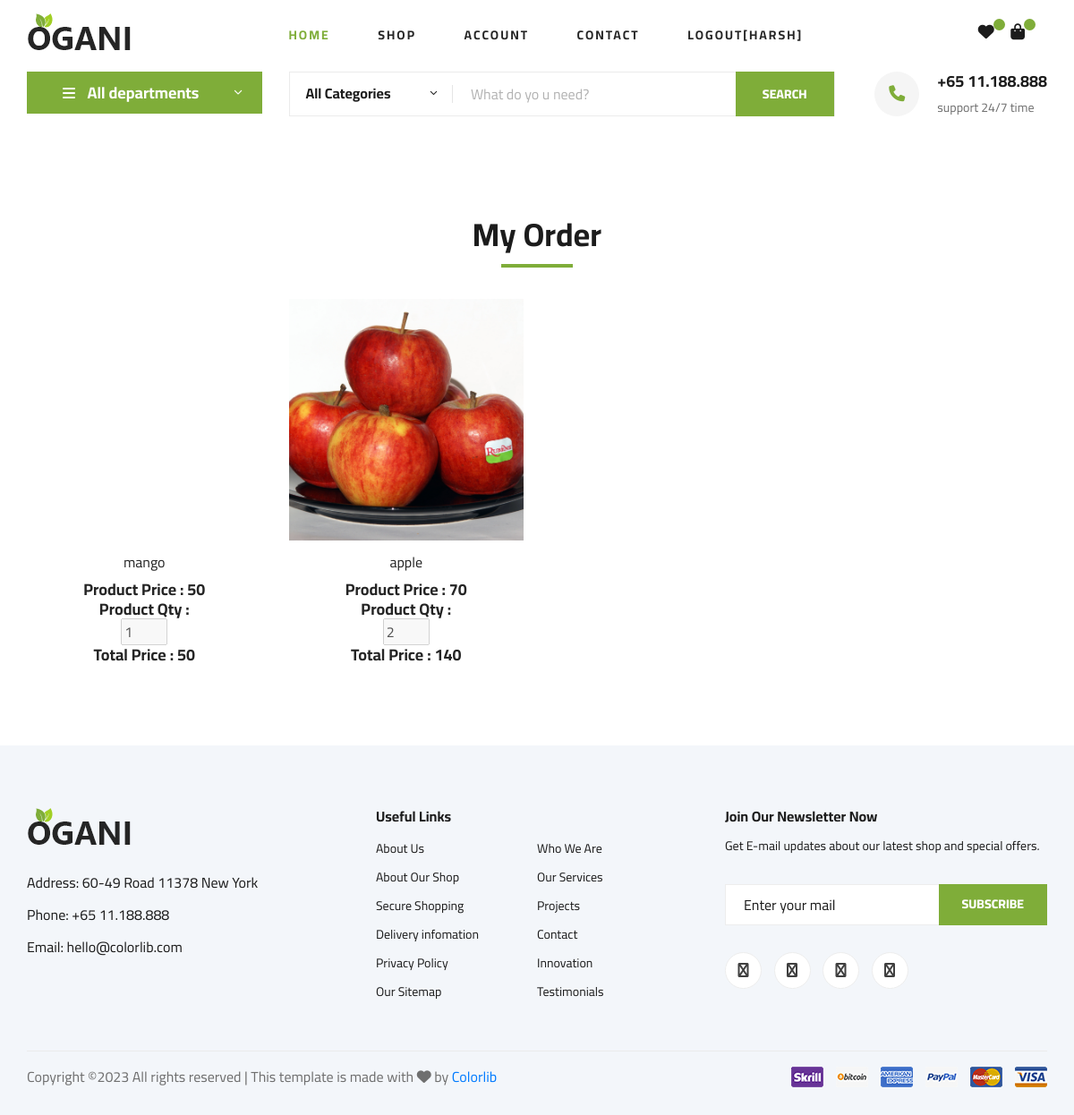
The app's page /myorder/ (signed in) with its own data.
### ecommerce/models.py (models this page shows, shortened)
class User(models.Model):
    fname=models.CharField(max_length=100)
    lname=models.CharField(max_length=100)
    email=models.EmailField()
    mobile=models.PositiveIntegerField()
    address=models.TextField()
    password=models.CharField(max_length=100)
    usertype=models.CharField(max_length=100,default="buyer")

class Cart(models.Model):
    user=models.ForeignKey(User,on_delete=models.CASCADE)
    product=models.ForeignKey(Product,on_delete=models.CASCADE)
    date=models.DateTimeField(default=timezone.now)
    product_qty=models.PositiveIntegerField()
    total_price=models.PositiveIntegerField()
    payment_status=models.BooleanField(default=False)

class Product(models.Model):
    seller=models.ForeignKey(User,on_delete=models.CASCADE)
    product_name=models.CharField(max_length=100)
    product_price=models.PositiveIntegerField()
    product_desc=models.TextField()
    product_image=models.ImageField(upload_to="product_image/")

### ecommerce/views.py (the view)
# urls.py: path('myorder/',views.myorder,name="myorder"),
def myorder(request):
	user=User.objects.get(email=request.session['email'])
	carts=Cart.objects.filter(user=user,payment_status=True)
	return render(request,'myorder.html',{'carts':carts})

### ecommerce/templates/myorder.html (shortened to what this page needs)
{% extends 'header.html' %}
{% load static %}
{% block content %}
<!DOCTYPE html>
<html lang="zxx">
<head>
</head>
<body>
    <section class="featured spad">
        <div class="container">
            <div class="row">
                <div class="col-lg-12">
                    <div class="section-title">
                        <h2>My Order</h2>
                    </div>
                </div>
            </div>
            <div class="row featured__filter">
                {% for i in carts %}
                <div class="col-lg-3 col-md-4 col-sm-6 mix oranges fresh-meat">
                    <div class="featured__item">
                        <div class="featured__item__pic set-bg" data-setbg="{{i.product.product_image.url}}">
                        </div>
                        <div class="featured__item__text">
                            <h6><a href="#">{{i.product.product_name}}</a></h6>
                            <h5>Product Price : {{i.product.product_price}}</h5>
                            <h5>Product Qty : </h5>
                            <form name="change_qty" method="post" action="{% url 'change-qty' %}">
                                <input type="number" name="product_qty" min="1" max="10" value="{{i.product_qty}}" onchange="this.form.submit();" disabled>
                            </form>
                            <h5>Total Price : {{i.total_price}}</h5>
                        </div>
                    </div>
                </div>
               {% endfor %}
            </div>
        </div>
    </section>
</body>
</html>
{% endblock %}

### ecommerce/templates/header.html (shortened to what this page needs)
{% load static %}
<!DOCTYPE html>
<html lang="zxx">
<head>
    <link rel="stylesheet" href="{% static 'css/bootstrap.min.css' %}" type="text/css">
    <link rel="stylesheet" href="{% static 'css/font-awesome.min.css' %}" type="text/css">
    <link rel="stylesheet" href="{% static 'css/elegant-icons.css' %}" type="text/css">
    <link rel="stylesheet" href="{% static 'css/nice-select.css' %}" type="text/css">
    <link rel="stylesheet" href="{% static 'css/jquery-ui.min.css' %}" type="text/css">
    <link rel="stylesheet" href="{% static 'css/owl.carousel.min.css' %}" type="text/css">
    <link rel="stylesheet" href="{% static 'css/slicknav.min.css' %}" type="text/css">
    <link rel="stylesheet" href="{% static 'css/style.css' %}" type="text/css">
    <link rel="stylesheet" href="https://cdnjs.cloudflare.com/ajax/libs/font-awesome/6.4.2/css/all.min.css" />
</head>
<body>
    <header class="header">
        <div class="container">
            <div class="row">
                <div class="col-lg-3">
                    <div class="header__logo">
                        <a href="/"><img src="{% static 'img/logo.png' %}" alt=""></a>
                    </div>
                </div>
                <div class="col-lg-7">
                    <nav class="header__menu">
                        <ul>
                            <li class="active"><a href="/">Home</a></li>
                            <li><a href="{% url 'shop-grid' %}">Shop</a></li>
                            <li><a href="#">Account</a>
                            </li>
                            <li><a href="{% url 'contact' %}">Contact</a></li>
                            {% if request.session.email %}
                                <li><a href="{% url 'logout' %}">Logout[{{request.session.fname}}]</a></li>
                            {% else %}
                                <li><a href="{% url 'signup' %}">Signup</a></li>
                                <li><a href="{% url 'login' %}">Login</a></li>
                            {% endif %}
                        </ul>
                    </nav>
                </div>
                <div class="col-lg-2">
                    <div class="header__cart">
                        <ul>
                            {% if request.session.email %}
                                <li><a href="{% url 'wishlist' %}"><i class="fa fa-heart"></i> <span>{{request.session.wishlist_count}}</span></a></li>
                                <li><a href="{% url 'cart' %}"><i class="fa fa-shopping-bag"></i> <span>{{request.session.cart_count}}</span></a></li>
                            {% endif %}
                        </ul>
                    </div>
                </div>
            </div>
        </div>
    </header>
    <section class="hero hero-normal">
        <div class="container">
            <div class="row">
                <div class="col-lg-3">
                    <div class="hero__categories">
                        <div class="hero__categories__all">
                            <i class="fa fa-bars"></i>
                            <span>All departments</span>
                        </div>
                    </div>
                </div>
                <div class="col-lg-9">
                    <div class="hero__search">
                        <div class="hero__search__form">
                            <form action="#">
                                <div class="hero__search__categories">
                                    All Categories
                                    <span class="arrow_carrot-down"></span>
                                </div>
                                <input type="text" placeholder="What do yo u need?">
                                <button type="submit" class="site-btn">SEARCH</button>
                            </form>
                        </div>
                        <div class="hero__search__phone">
                            <div class="hero__search__phone__icon">
                                <i class="fa fa-phone"></i>
                            </div>
                            <div class="hero__search__phone__text">
                                <h5>+65 11.188.888</h5>
                                <span>support 24/7 time</span>
                            </div>
                        </div>
                    </div>
                </div>
            </div>
        </div>
    </section>
    {% block content %}
    {% endblock %}
    <footer class="footer spad">
        <div class="container">
            <div class="row">
                <div class="col-lg-3 col-md-6 col-sm-6">
                    <div class="footer__about">
                        <div class="footer__about__logo">
                            <a href="./index.html"><img src="{% static 'img/logo.png' %}" alt=""></a>
                        </div>
                        <ul>
                            <li>Address: 60-49 Road 11378 New York</li>
                            <li>Phone: +65 11.188.888</li>
                            <li>Email: hello@colorlib.com</li>
                        </ul>
                    </div>
                </div>
                <div class="col-lg-4 col-md-6 col-sm-6 offset-lg-1">
                    <div class="footer__widget">
                        <h6>Useful Links</h6>
                        <ul>
                            <li><a href="#">About Us</a></li>
                            <li><a href="#">About Our Shop</a></li>
                            <li><a href="#">Secure Shopping</a></li>
                            <li><a href="#">Delivery infomation</a></li>
                            <li><a href="#">Privacy Policy</a></li>
                            <li><a href="#">Our Sitemap</a></li>
                        </ul>
                        <ul>
                            <li><a href="#">Who We Are</a></li>
                            <li><a href="#">Our Services</a></li>
                            <li><a href="#">Projects</a></li>
                            <li><a href="#">Contact</a></li>
                            <li><a href="#">Innovation</a></li>
                            <li><a href="#">Testimonials</a></li>
                        </ul>
                    </div>
                </div>
                <div class="col-lg-4 col-md-12">
                    <div class="footer__widget">
                        <h6>Join Our Newsletter Now</h6>
                        <p>Get E-mail updates about our latest shop and special offers.</p>
                        <form action="#">
                            <input type="text" placeholder="Enter your mail">
                            <button type="submit" class="site-btn">Subscribe</button>
                        </form>
                        <div class="footer__widget__social">
                            <a href="#"><i class="fa fa-facebook"></i></a>
                            <a href="#"><i class="fa fa-instagram"></i></a>
                            <a href="#"><i class="fa fa-twitter"></i></a>
                            <a href="#"><i class="fa fa-pinterest"></i></a>
                        </div>
                    </div>
                </div>
            </div>
            <div class="row">
                <div class="col-lg-12">
                    <div class="footer__copyright">
                        <div class="footer__copyright__text"><p>
  Copyright &copy;<script>document.write(new Date().getFullYear());</script> All rights reserved | This template is made with <i class="fa fa-heart" aria-hidden="true"></i> by <a href="https://colorlib.com" target="_blank">Colorlib</a>
  </p></div>
                        <div class="footer__copyright__payment"><img src="{% static 'img/payment-item.png' %}" alt=""></div>
                    </div>
                </div>
            </div>
        </div>
    </footer>
</body>
</html>

### records on screen
User: session.fname "HARSH"
Cart: product.product_name "mango", product.product_price "50", product_qty "1", total_price "50"
Cart: shows a picture, product.product_name "apple", product.product_price "70", product_qty "2", total_price "140"
